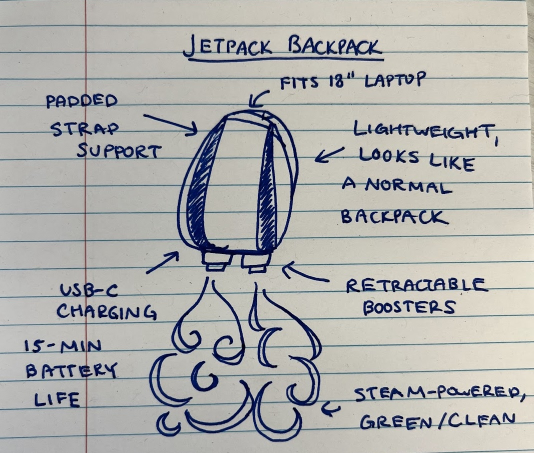
#> input picture zPX/quckstarts/rest/image.jpg, 1068 x 906 px (shown at 1/2 size)
$ jupyter execute Prompting_REST.ipynb   (shell and % lines are left out)
#> lines starting #> are read from the running program, lines starting #| are printed output that depends on the picture
##### Copyright 2024 Google LLC.

[cell 1]
# @title Licensed under the Apache License, Version 2.0 (the "License");
# you may not use this file except in compliance with the License.
# You may obtain a copy of the License at
#
# https://www.apache.org/licenses/LICENSE-2.0
#
# Unless required by applicable law or agreed to in writing, software
# distributed under the License is distributed on an "AS IS" BASIS,
# WITHOUT WARRANTIES OR CONDITIONS OF ANY KIND, either express or implied.
# See the License for the specific language governing permissions and
# limitations under the License.

# Gemini API: Prompting Quickstart with REST

<table align="left">
  <td>
    <a target="_blank" href="https://colab.research.google.com/github/google-gemini/cookbook/blob/main/quickstarts/rest/Prompting_REST.ipynb">Run in Google Colab</a>
  </td>
</table>

If you want to quickly try out the Gemini API, you can use `curl` commands to call the methods in the REST API.

This notebook contains `curl` commands you can run in Google Colab, or copy to your terminal.

To run this notebook, your API key must be stored it in a Colab Secret named GOOGLE_API_KEY. If you are running in a different environment, you can store your key in an environment variable. See [Authentication](https://github.com/google-gemini/cookbook/blob/main/quickstarts/Authentication.ipynb) to learn more.

[cell 2]
import os
#from google.colab import userdata

[cell 3]
#os.environ['GOOGLE_API_KEY'] = userdata.get('GOOGLE_API_KEY')

## Run your first prompt

Use the `generateContent` method to generate responses to your prompts. You can pass text directly to `generateContent`.

### Use images in your prompt

Here you will download an image from a URL and pass that image in the prompt.

[cell 4]
import PIL.Image

img = PIL.Image.open("image.jpg")
#> img is the input picture: PIL image 1068x906 RGB; mean R, G, B 174.3, 174.6, 172.7
img.resize((512, int(img.height*512/img.width)))
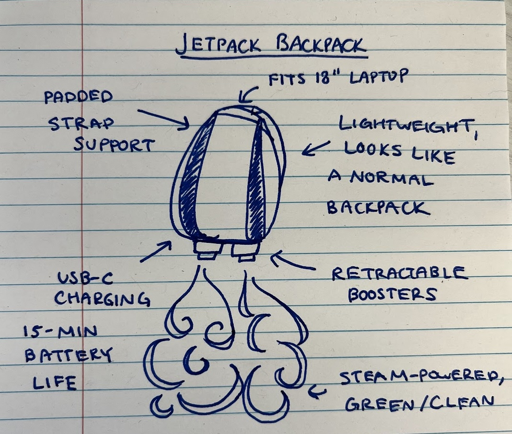
#> Out: PIL image 512x434 RGB; mean R, G, B 174.4, 174.6, 172.7
